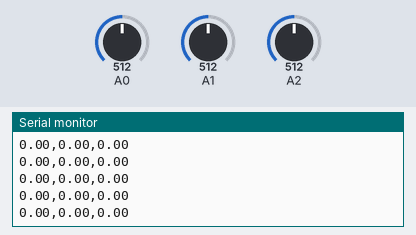
Bench run of a sketch on a simulated Arduino Uno, built with avr-gcc and run on an emulated ATmega328P. Parts: the last lines printed to the serial monitor. The inputs (shaded band) are chosen by the test bench; at power-on: A0 = 512, A1 = 512, A2 = 512.

Above: at 1.2 s.
1.3 s: A0 set to 525
At 2.2 s:
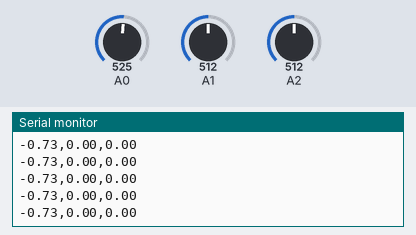
4.3 s: A1 set to 529
At 5.1 s:
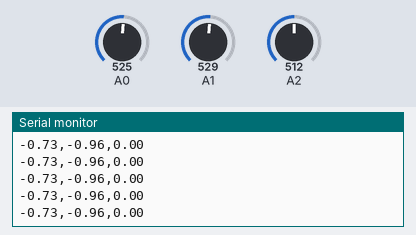
5.8 s: A2 set to 676
At 6.5 s:
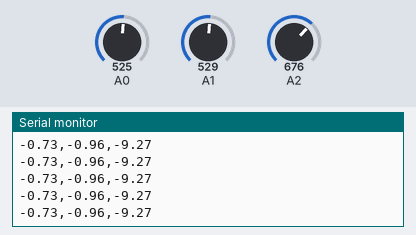
7.3 s: A2 set to 696
At 8.0 s:
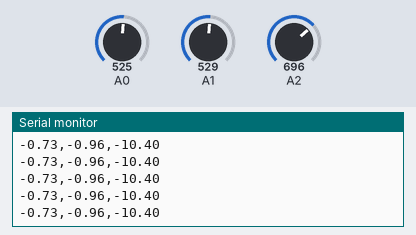
Timing chart, 0 to 10.3 s (numbered marks = the images above; inputs shaded):
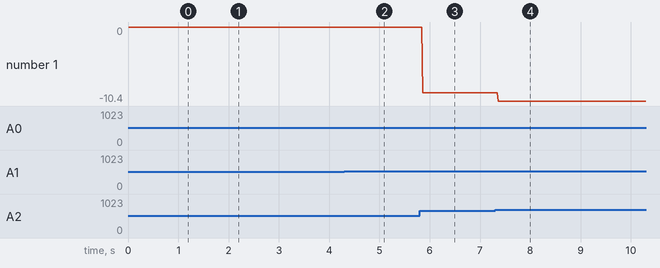

The sketch:

AccelerometerADXL326.ino
```cpp
/*
ADXL326 Accelerometer

 This example reads an ADXL accelerometer and prints either the voltage
 from each axis, or the g-force from each axis.

 When the serial port is opened by a remote program or the Serial Monitor,
 the sketch prints out the units it's using and the range first.

 Circuit:
 * ADXL326 attached to pins A0 - A2
 * ADXL 3Vo pin attached to AREF
 * ADXL326 is powered off of 3.3V, not 5V

 created 1 June 2013
 by Tom Igoe
 */

float voltage = 3.3;         // analog reference voltage; change to 5.0 for Uno
const float resolution = 1024.0;  // A-to-D resolution
float sensitivity = 0.057;        // from the datasheet, output is 57mV/g
float restVoltage = 1.65;         // output at 0g = 1.65V
String  units = "g";              // use "Volts" if you want voltage output
String range = "-16, 16";         // use "0, 3.3" for voltage

void setup() {
  Serial.begin(9600);            // initialize serial communication
  analogReference(EXTERNAL);     // use the external AREF pin
  waitForListener();             // wait for the serial port to open
}

void loop() {
  // read the X axis:
  int x = analogRead(A0);                                // read the X axis
  float xVoltage = (x/resolution) * voltage;             // convert to voltage:
  float xAccel = (restVoltage - xVoltage)/ sensitivity;  // convert to g's
  delay(2);                                              // give the ADC time to settle


  int y = analogRead(A1);                                // read the X axis
  float yVoltage = (y/resolution) * voltage;             // convert to voltage:
  float yAccel = (restVoltage - yVoltage)/ sensitivity;  // convert to g's
  delay(2);                                              // give the ADC time to settle


  int z = analogRead(A2);                                // read the X axis
  float zVoltage = (z/resolution) * voltage;             // convert to voltage:
  float zAccel = (restVoltage - zVoltage)/ sensitivity;  // convert to g's


  // print the results:
  if (units == "g") {
    Serial.print(xAccel);
    Serial.print(",");
    Serial.print(yAccel);
    Serial.print(",");
    Serial.println(zAccel);
  }

  if (units == "Volts") {
    Serial.print(xVoltage);
    Serial.print(",");
    Serial.print(yVoltage);
    Serial.print(",");
    Serial.println(zVoltage);
  }

  delay(10);

  if (!Serial) {         // check to see if the serial port is closed
    Serial.flush();      // clear the serial buffer
    waitForListener();   // wait until the serial port's opened
  }
}

// waits for the serial port to open from the remote end
void waitForListener() {
  while(!Serial);               // do nothing while the port is closed
  Serial.print(units);          // print the units
  Serial.print(",");
  Serial.println(range);        // print the range

}
```

Measured:
- after the input at 1.3 s, the serial monitor: prints a new line after 0.06 s (image 1)
- after the input at 4.3 s, the serial monitor: prints a new line after 0.07 s (image 2)
- after the input at 5.8 s, the serial monitor: prints a new line after 0.06 s (image 3)
- after the input at 7.3 s, the serial monitor: prints a new line after 0.06 s (image 4)
- plotted number 1: 0 → -9.27 after the input at 5.8 s, -9.27 → -10.4 after the input at 7.3 s
